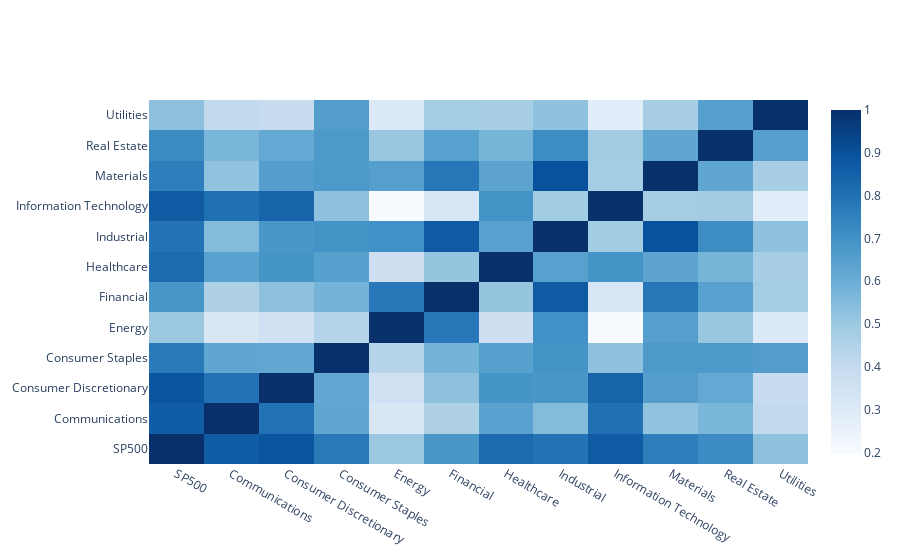

The code cell stored with this chart in its notebook:
### Code cell
def df_to_plotly(df):
    return {'z': df.values.tolist(),
            'x': df.columns.tolist(),
            'y': df.index.tolist()}
fig = go.Figure(data=go.Heatmap(
        df_to_plotly(mut_corr),
        colorscale='blues'))
fig.show()

### Figure 1 — Plotly figure (JSON) as saved in the notebook; plotly's stock layout.template omitted (floating-point values rounded to 4 significant figures; data arrays with more than 128 entries replaced by an {"elided": "..."} marker saying what was removed)
{"data": [{"colorscale": [[0, "rgb(247,251,255)"], [0.125, "rgb(222,235,247)"], [0.25, "rgb(198,219,239)"], [0.375, "rgb(158,202,225)"], [0.5, "rgb(107,174,214)"], [0.625, "rgb(66,146,198)"], [0.75, "rgb(33,113,181)"], [0.875, "rgb(8,81,156)"], [1, "rgb(8,48,107)"]], "type": "heatmap", "x": ["SP500", "Communications", "Consumer Discretionary", "Consumer Staples", "Energy", "Financial", "Healthcare", "Industrial", "Information Technology", "Materials", "Real Estate", "Utilities"], "y": ["SP500", "Communications", "Consumer Discretionary", "Consumer Staples", "Energy", "Financial", "Healthcare", "Industrial", "Information Technology", "Materials", "Real Estate", "Utilities"], "z": {"elided": "12x12 float values"}}], "layout": {"autosize": true, "xaxis": {"autorange": true, "range": [-0.5, 11.5], "type": "category"}, "yaxis": {"autorange": true, "range": [-0.5, 11.5], "type": "category"}}}
